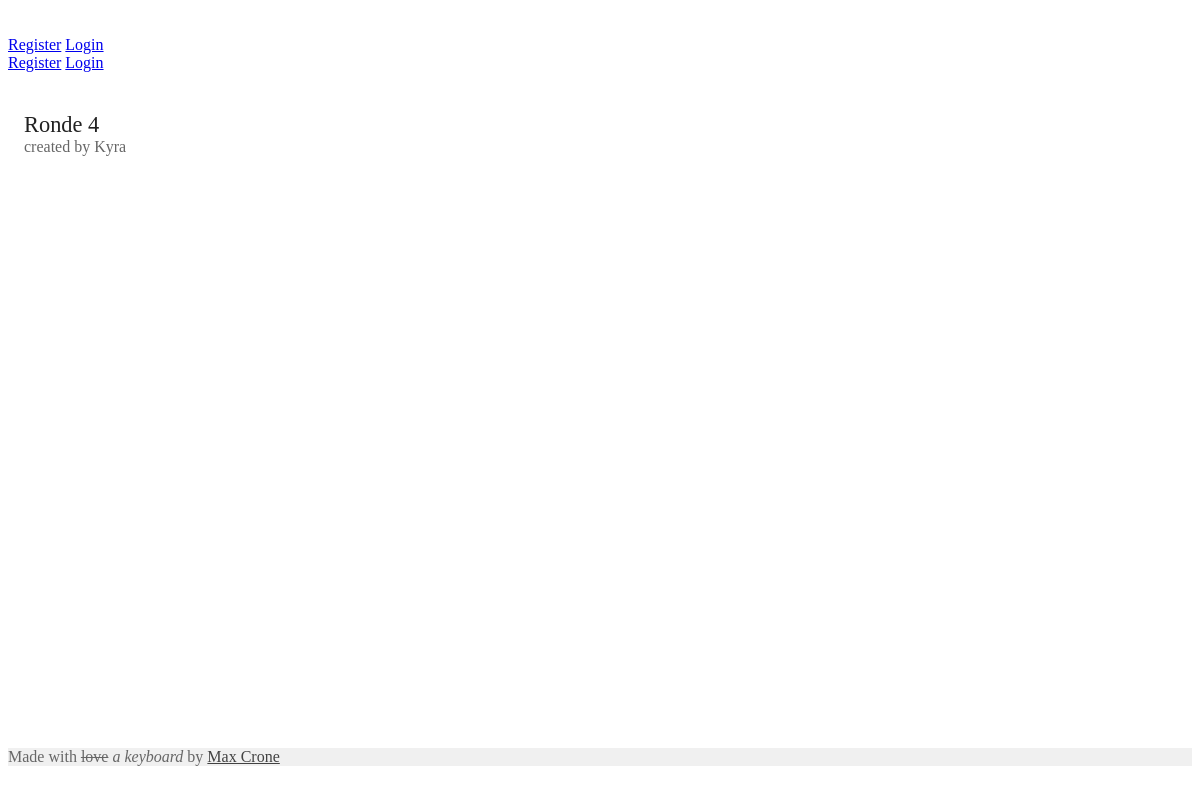
Before: / with the older database file.
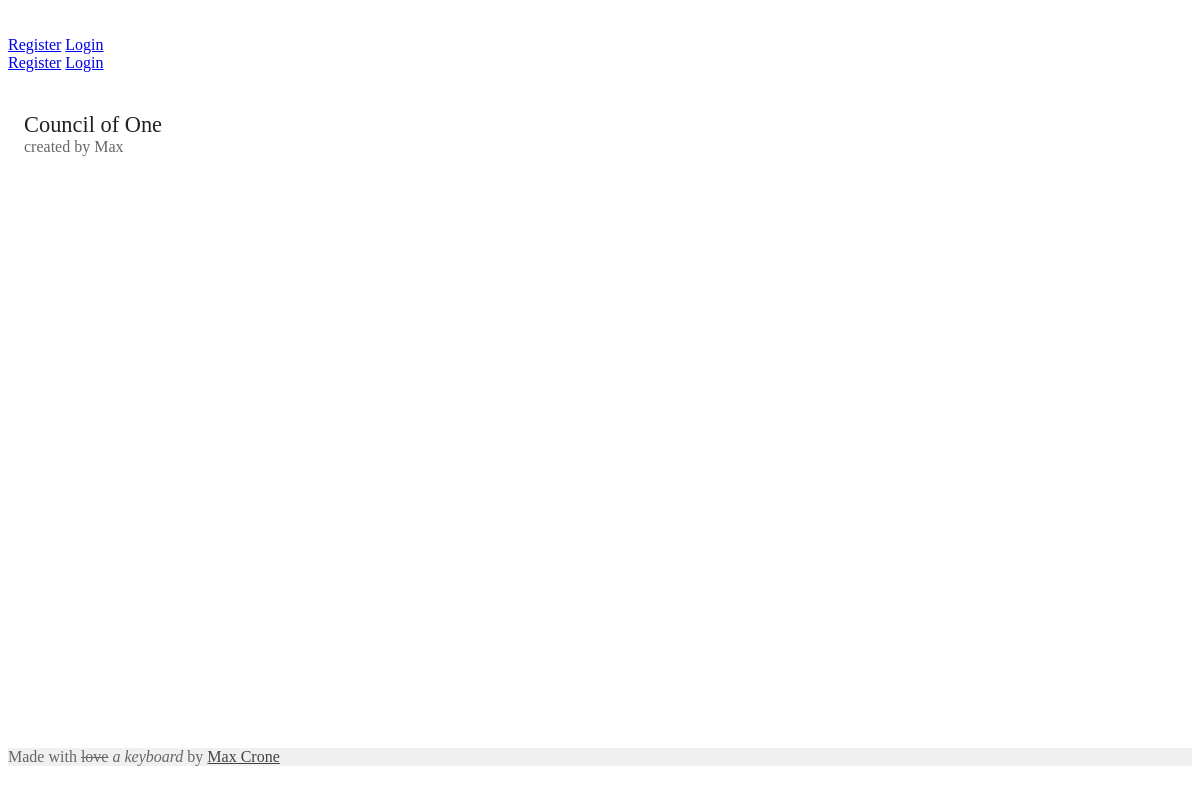
After: the same page with the newer database file.
### storanonymizer/models.py (models this page shows, shortened)
class Story(db.Model):
	id = db.Column(db.Integer, primary_key=True)
	code = db.Column(db.String(), unique=True)
	name = db.Column(db.String())
	user_id = db.Column(db.Integer, db.ForeignKey("user.id"))
	rounds = db.relationship("Round", backref="story", lazy="select")

class User(db.Model):
	id = db.Column(db.Integer, primary_key=True)
	name = db.Column(db.String(80), unique=True)
	password_hash = db.Column(db.String(1024))
	stories = db.relationship("Story", backref="user", lazy="select")
	contributions = db.relationship("Contribution", backref="author", lazy="select")
	votes = db.relationship("Vote", backref="user", lazy="select")

### storanonymizer/views.py (the view)
@app.route("/")
def index():
	stories = models.Story.query.all()
	return render_template("home.html", stories=stories)

### storanonymizer/templates/home.html (shortened to what this page needs)
{% extends "base.html" %}
{% block content %}
<div class="storanonymizer__story-list mdl-grid">
{% for s in stories %}
	<div class="storanonymizer__story-list-item mdl-cell--4-col mdl-shadow--4dp">
		<div class="storanonymizer__story-list-item__title"><a href="{{ url_for('story', story_code=s.code) }}">{{ s.name }}</a></div>
		<div class="storanonymizer__story-list-item__user">created by {{ s.user.name }}</div>
	</div>
{% else %}
	<h6>No stories yet!</h6>
{% endfor %}
</div>
{% endblock %}
{% block footer %}
<footer class="mdl-mini-footer">
	<div class="storanonymizer__credits">Made with <span class="strike">love</span> <i>a keyboard</i> by <a target="_blank" href="http://maxcrone.org">Max Crone</a></div>
</footer>
{% endblock %}

### storanonymizer/templates/base.html (shortened to what this page needs)
<!doctype html>
<html lang="en">
	<head>
		<link rel="stylesheet" href="https://code.getmdl.io/1.1.3/material.blue_grey-amber.min.css" />
		<link rel="stylesheet" href="{{ url_for('static', filename='styles.css') }}">
	</head>
	<body>
		<div class="mdl-layout mdl-js-layout mdl-layout--fixed-header">
			<header class="mdl-layout__header mdl-layout__header--scroll mdl-color--blue-grey-600">
				<div class="mdl-layout__header-row">
					<span class="mdl-layout-title"><a href="{{ url_for('index') }}"><i class="material-icons">home</i> Storanonymizer</a></span>
					<nav class="mdl-navigation mdl-layout--large-screen-only">
					{% if current_user.is_authenticated %}
						<span class="mdl-navigation__link">
							<button id="storanonymizer_user-option-menu" class="mdl-button mdl-js-button mdl-color-text--white">
								{{ current_user.name }} <i class="material-icons">arrow_drop_down</i>
							</button>
							<ul class="mdl-menu mdl-menu--bottom-left mdl-js-menu" for="storanonymizer_user-option-menu">
								<a class="mdl-menu__item" href="{{ url_for('my_stories') }}">My Stories</a>
								<a class="mdl-menu__item" href="{{ url_for('my_contributions') }}">My Contributions</a>
								<a class="mdl-menu__item mdl-color-text--red" href="{{ url_for('logout') }}">Logout</a>
							</ul>
						</span>
					{% else %}
						<span class="mdl-navigation__link"><a class="mdl-button mdl-js-button mdl-color-text--grey-50" href="{{ url_for('register') }}">Register</a></span>
						<span class="mdl-navigation__link"><a class="mdl-button mdl-js-button mdl-button--raised mdl-button--accent" href="{{ url_for('login') }}">Login</a></span>
					{% endif %}
					</nav>
				</div>
			</header>
			<div class="mdl-layout__drawer mdl-layout--small-screen-only">
			{% if current_user.is_authenticated %}
				<span class="mdl-layout-title">{{ current_user.name }}</span>
				<nav class="mdl-navigation">
					<a class="mdl-navigation__link" href="{{ url_for('index') }}"><i class="material-icons">home</i> Home</a>
					<a class="mdl-navigation__link" href="{{ url_for('my_stories') }}">My Stories</a>
					<a class="mdl-navigation__link" href="{{ url_for('my_contributions') }}">My Contributions</a>
					<a class="mdl-navigation__link mdl-color-text--red" href="{{ url_for('logout') }}">Logout</a>
				</nav>
			{% else %}
				<a class="mdl-button mdl-js-button" href="{{ url_for('register') }}">Register</a>
				<a class="mdl-button mdl-js-button mdl-button--raised mdl-button--accent" href="{{ url_for('login') }}">Login</a>
			{% endif %}
			</div>
			<main class="mdl-layout__content">
				<div class="page-content">{% block content %}{% endblock %}</div>
				{% block footer %}{% endblock %}
			</main>
		</div>
	</body>
</html>

### storanonymizer/static/styles.css (style rules this page uses)
.page-content { min-height: calc(100vh - 148px); }
.mdl-layout-title a { color: rgba(255,255,255,0.87); text-decoration: none; }
.mdl-layout__header { color: rgba(255,255,255,0.87); }
.storanonymizer__story-list { -webkit-align-items: center; -ms-flex-align: center; align-items: center; -webkit-flex-direction: column; flex-direction: column; }
.storanonymizer__story-list-item { padding: 16px; margin-top: 24px; box-sizing: border-box; }
.storanonymizer__story-list-item__title a { text-decoration: none; color: rgba(0,0,0,0.87); font-size: 1.4rem; }
.storanonymizer__story-list-item__user { color: rgba(0,0,0,0.6); }
.mdl-mini-footer { -webkit-justify-content: center; -ms-flex-pack: center; justify-content: center; background: #f0f0f0; color: #666; }
.storanonymizer__credits a { color: #424242; }
.strike { text-decoration: line-through; }

Changed rows visible on the page:
removed Story: name "Ronde 4", user.name "Kyra"
added Story: name "Council of One", user.name "Max"
